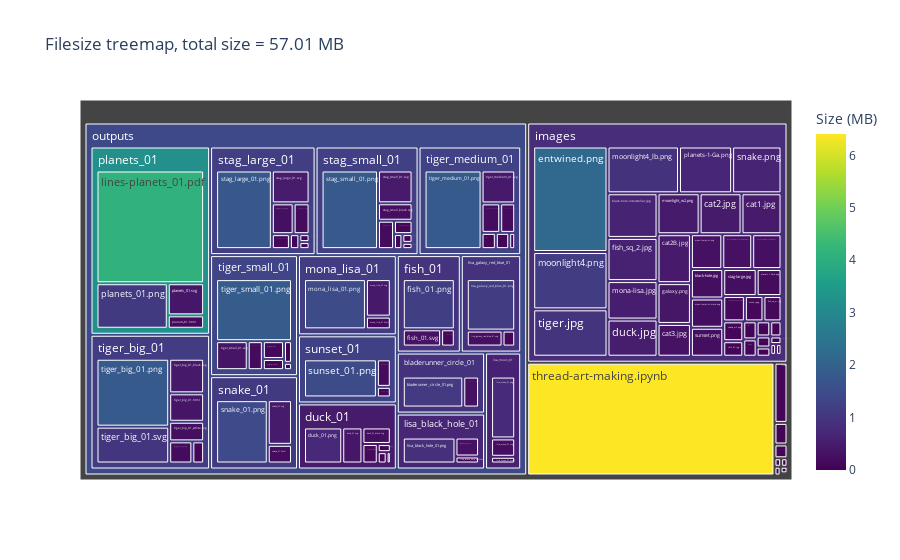

Source (notebook cell):
### Code cell
treemap_dir()

### Figure 1 — Plotly figure (JSON) as saved in the notebook; plotly's stock layout.template omitted (floating-point values rounded to 4 significant figures; data arrays with more than 128 entries replaced by an {"elided": "..."} marker saying what was removed)
{"data": [{"branchvalues": "total", "customdata": {"elided": "146x1 float values"}, "domain": {"x": [0, 1], "y": [0, 1]}, "hovertemplate": "labels=%{label}<br>size_MB_sum=%{value}<br>parent=%{parent}<br>id=%{id}<br>size_MB=%{color}<extra></extra>", "ids": {"elided": "146 str values"}, "labels": {"elided": "146 str values"}, "marker": {"coloraxis": "coloraxis", "colors": {"elided": "146 float values"}}, "name": "", "parents": {"elided": "146 str values"}, "type": "treemap", "values": {"elided": "146 float values"}}], "layout": {"coloraxis": {"colorbar": {"title": {"text": "Size (MB)"}}, "colorscale": [[0, "#440154"], [0.1111, "#482878"], [0.2222, "#3e4989"], [0.3333, "#31688e"], [0.4444, "#26828e"], [0.5556, "#1f9e89"], [0.6667, "#35b779"], [0.7778, "#6ece58"], [0.8889, "#b5de2b"], [1, "#fde725"]]}, "legend": {"tracegroupgap": 0}, "title": {"text": "Filesize treemap, total size = 57.01 MB"}}}
